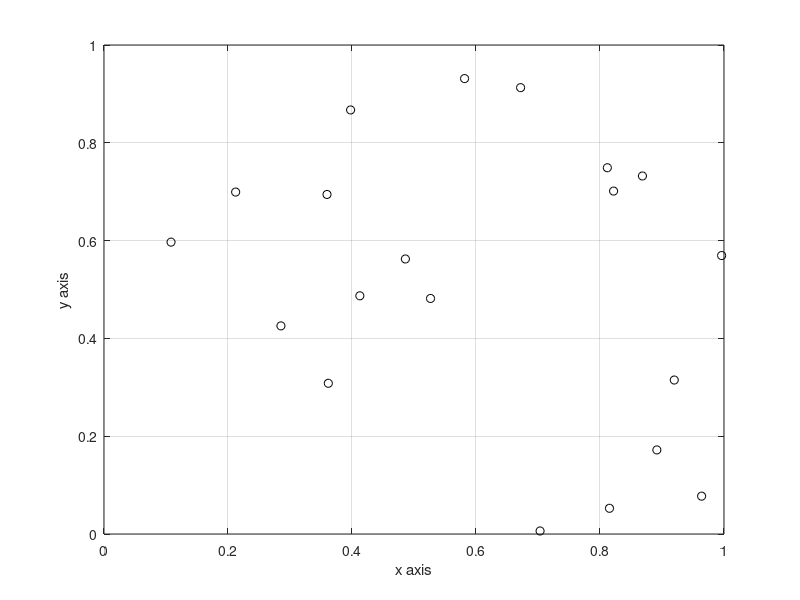

This chart was generated by the following MATLAB code: (Note: this script raises an error after producing the figure.)
clf()
axh = axes();
x = rand(1,20); y = rand(1,20); %z = rand(1,20);
h = plot(axh, x, y, 'ko');
xlabel('x axis'); ylabel('y axis'); %zlabel('z axis');
grid on
h.ButtonDownFcn = @showZValueFcn;

function [coordinateSelected, minIdx] = showZValueFcn(hObj, event)
[x,y] = deal(hObj.XData, hObj.YData);
pt = event.IntersectionPoint(1:2);
coordinates = [x(:),y(:)];
dist = pdist2(pt,coordinates);
[~, minIdx] = min(dist);
coordinateSelected = coordinates(minIdx,:);
fprintf('[x,y] = [%.5f, %.5f]\n', coordinateSelected)
end
